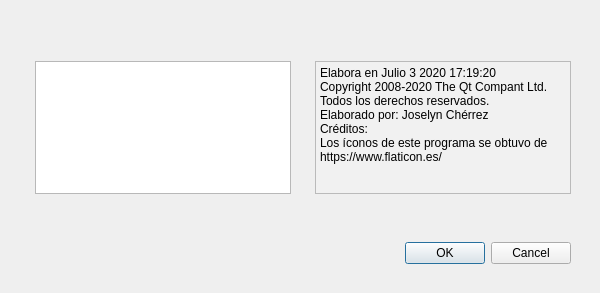
<?xml version="1.0" encoding="UTF-8"?>
<ui version="4.0">
 <class>Acerca_de</class>
 <widget class="QDialog" name="Acerca_de">
  <property name="geometry">
   <rect>
    <x>0</x>
    <y>0</y>
    <width>600</width>
    <height>293</height>
   </rect>
  </property>
  <property name="minimumSize">
   <size>
    <width>0</width>
    <height>0</height>
   </size>
  </property>
  <property name="maximumSize">
   <size>
    <width>600</width>
    <height>500</height>
   </size>
  </property>
  <property name="windowTitle">
   <string>Dialog</string>
  </property>
  <property name="windowIcon">
   <iconset resource="Recursos.qrc">
    <normaloff>:/Recursos/salario.png</normaloff>:/Recursos/salario.png</iconset>
  </property>
  <layout class="QGridLayout" name="gridLayout_7">
   <item row="1" column="0" colspan="2">
    <widget class="QWidget" name="widget_5" native="true">
     <layout class="QGridLayout" name="gridLayout_4">
      <item row="0" column="0">
       <widget class="QWidget" name="widget_3" native="true">
        <layout class="QGridLayout" name="gridLayout">
         <item row="0" column="0">
          <spacer name="horizontalSpacer">
           <property name="orientation">
            <enum>Qt::Horizontal</enum>
           </property>
           <property name="sizeHint" stdset="0">
            <size>
             <width>40</width>
             <height>20</height>
            </size>
           </property>
          </spacer>
         </item>
         <item row="0" column="1">
          <widget class="QDialogButtonBox" name="buttonBox">
           <property name="orientation">
            <enum>Qt::Horizontal</enum>
           </property>
           <property name="standardButtons">
            <set>QDialogButtonBox::Cancel|QDialogButtonBox::Ok</set>
           </property>
          </widget>
         </item>
        </layout>
       </widget>
      </item>
     </layout>
    </widget>
   </item>
   <item row="0" column="1">
    <widget class="QWidget" name="widget_4" native="true">
     <layout class="QFormLayout" name="formLayout">
      <item row="2" column="0">
       <widget class="QWidget" name="widget_8" native="true">
        <layout class="QVBoxLayout" name="verticalLayout">
         <item>
          <widget class="QTextBrowser" name="textBrowser_2">
           <property name="sizePolicy">
            <sizepolicy hsizetype="Fixed" vsizetype="Expanding">
             <horstretch>0</horstretch>
             <verstretch>0</verstretch>
            </sizepolicy>
           </property>
           <property name="styleSheet">
            <string notr="true">border-image: url(:/Recursos/salario.png);</string>
           </property>
           <property name="tabChangesFocus">
            <bool>false</bool>
           </property>
           <property name="html">
            <string>&lt;!DOCTYPE HTML PUBLIC &quot;-//W3C//DTD HTML 4.0//EN&quot; &quot;http://www.w3.org/TR/REC-html40/strict.dtd&quot;&gt;
&lt;html&gt;&lt;head&gt;&lt;meta name=&quot;qrichtext&quot; content=&quot;1&quot; /&gt;&lt;style type=&quot;text/css&quot;&gt;
p, li { white-space: pre-wrap; }
&lt;/style&gt;&lt;/head&gt;&lt;body style=&quot; font-family:'MS Shell Dlg 2'; font-size:8.25pt; font-weight:400; font-style:normal;&quot;&gt;
&lt;p style=&quot;-qt-paragraph-type:empty; margin-top:0px; margin-bottom:0px; margin-left:0px; margin-right:0px; -qt-block-indent:0; text-indent:0px;&quot;&gt;&lt;br /&gt;&lt;/p&gt;&lt;/body&gt;&lt;/html&gt;</string>
           </property>
          </widget>
         </item>
        </layout>
       </widget>
      </item>
      <item row="2" column="1">
       <widget class="QWidget" name="widget_2" native="true">
        <layout class="QVBoxLayout" name="verticalLayout_3">
         <item>
          <widget class="QPlainTextEdit" name="plainTextEdit">
           <property name="font">
            <font>
             <pointsize>9</pointsize>
            </font>
           </property>
           <property name="autoFillBackground">
            <bool>false</bool>
           </property>
           <property name="styleSheet">
            <string notr="true">
background-color: rgb(241, 241, 241);</string>
           </property>
           <property name="inputMethodHints">
            <set>Qt::ImhMultiLine</set>
           </property>
           <property name="undoRedoEnabled">
            <bool>true</bool>
           </property>
           <property name="readOnly">
            <bool>true</bool>
           </property>
           <property name="plainText">
            <string>Elabora en Julio 3 2020 17:19:20
Copyright 2008-2020 The Qt Compant Ltd. Todos los derechos reservados.
Elaborado por: Joselyn Chérrez
Créditos:
Los íconos de este programa se obtuvo de https://www.flaticon.es/    </string>
           </property>
          </widget>
         </item>
        </layout>
       </widget>
      </item>
      <item row="0" column="1">
       <spacer name="horizontalSpacer_2">
        <property name="orientation">
         <enum>Qt::Horizontal</enum>
        </property>
        <property name="sizeHint" stdset="0">
         <size>
          <width>40</width>
          <height>20</height>
         </size>
        </property>
       </spacer>
      </item>
      <item row="1" column="0">
       <spacer name="verticalSpacer">
        <property name="orientation">
         <enum>Qt::Vertical</enum>
        </property>
        <property name="sizeHint" stdset="0">
         <size>
          <width>20</width>
          <height>40</height>
         </size>
        </property>
       </spacer>
      </item>
      <item row="3" column="0">
       <spacer name="verticalSpacer_2">
        <property name="orientation">
         <enum>Qt::Vertical</enum>
        </property>
        <property name="sizeHint" stdset="0">
         <size>
          <width>20</width>
          <height>40</height>
         </size>
        </property>
       </spacer>
      </item>
     </layout>
    </widget>
   </item>
  </layout>
 </widget>
 <resources>
  <include location="Recursos.qrc"/>
 </resources>
 <connections>
  <connection>
   <sender>buttonBox</sender>
   <signal>rejected()</signal>
   <receiver>Acerca_de</receiver>
   <slot>reject()</slot>
   <hints>
    <hint type="sourcelabel">
     <x>316</x>
     <y>260</y>
    </hint>
    <hint type="destinationlabel">
     <x>286</x>
     <y>274</y>
    </hint>
   </hints>
  </connection>
  <connection>
   <sender>buttonBox</sender>
   <signal>accepted()</signal>
   <receiver>Acerca_de</receiver>
   <slot>accept()</slot>
   <hints>
    <hint type="sourcelabel">
     <x>248</x>
     <y>254</y>
    </hint>
    <hint type="destinationlabel">
     <x>157</x>
     <y>274</y>
    </hint>
   </hints>
  </connection>
 </connections>
</ui>
